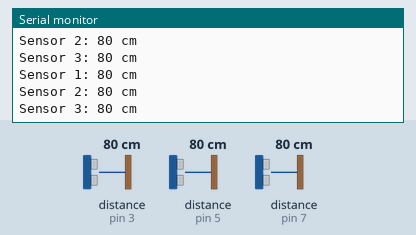
Recording of a sketch running on a simulated Arduino Uno, built with avr-gcc and run on an emulated ATmega328P. Shown: the last lines printed to the serial monitor. Wiring (inferred from the names in the program): 3 × ultrasonic range finder: trigger pin 4, echo pin 3 / trigger pin 6, echo pin 5 / trigger pin 8, echo pin 7. The inputs (shaded band) are chosen by the test bench; at power-on: distance to the obstacle (sensors on pin 3, pin 5, pin 7) 80 cm. The echo pulse lasts 58.3 µs per cm.

Above: at 1.2 s.
1.3 s: distance to the obstacle (sensor on pin 3) set to 2 cm
At 1.93 s:
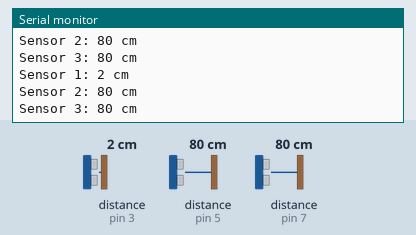
2.8 s: distance to the obstacle (sensor on pin 5) set to 2 cm
At 3.17 s:
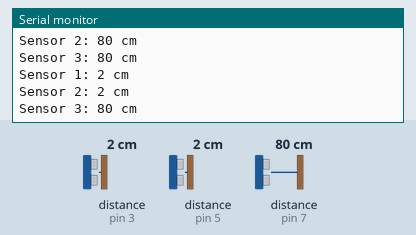
4.3 s: distance to the obstacle (sensor on pin 7) set to 2 cm
At 4.79 s:
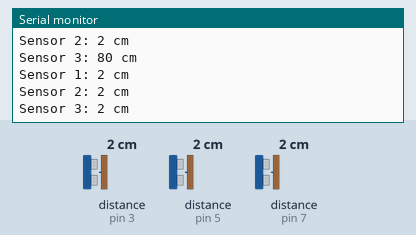
5.8 s: distance to the obstacle (sensor on pin 3) set to 4 cm
At 6.4 s:
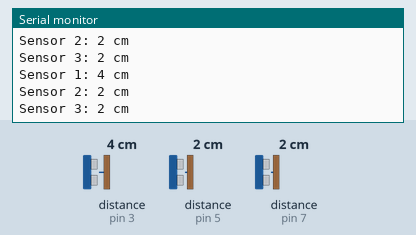
7.3 s: distance to the obstacle (sensor on pin 5) set to 4 cm
At 7.61 s:
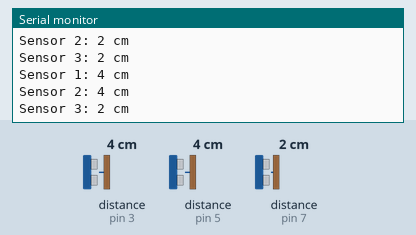
8.8 s: distance to the obstacle (sensor on pin 7) set to 4 cm
At 9.22 s:
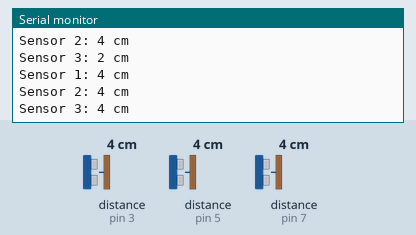
Timing chart, 0 to 11.3 s (numbered marks = the images above; inputs shaded):
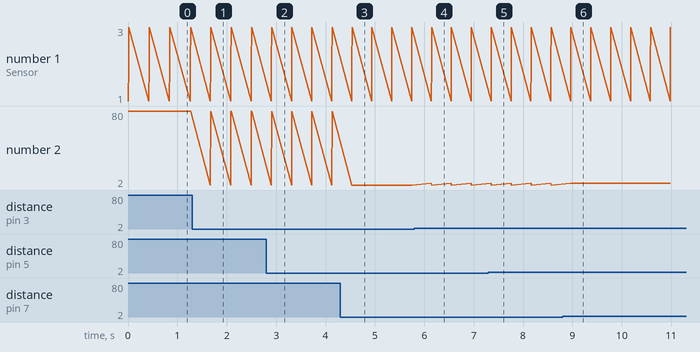

The sketch:

sensor_unit_can.ino
```cpp
#include <mcp_can.h>
#include <SPI.h>

MCP_CAN CAN0(10);     // Set CS to pin 10

#define sensor_01_ECHO_PIN    3
#define sensor_01_TRIGGER_PIN 4
#define sensor_02_ECHO_PIN    5
#define sensor_02_TRIGGER_PIN 6
#define sensor_03_ECHO_PIN    7
#define sensor_03_TRIGGER_PIN 8

#define NUMBER_OF_SENSORS 3

//define the pin number for the buzzer
#define buzzerPin 				 9

int min_dist=2;
int max_dist=200;

struct sensor_data {
  int echo_pin;
  int trig_pin;
  int measured_distance_cm;
};

sensor_data sensor[NUMBER_OF_SENSORS];


void setup() {
  Serial.begin(115200);


  // Initialize MCP2515 running at 16MHz with a baudrate of 500kb/s
  if (CAN0.begin(MCP_ANY, CAN_500KBPS, MCP_16MHZ) == CAN_OK) {
    Serial.println("MCP2515 Initialized Successfully!");
  } else {
    Serial.println("Error Initializing MCP2515...");
  }

  CAN0.setMode(MCP_NORMAL);  // Set CAN to normal mode

  // Set up sensor pins
  sensor[0].echo_pin = sensor_01_ECHO_PIN;
  sensor[0].trig_pin = sensor_01_TRIGGER_PIN;
  sensor[1].echo_pin = sensor_02_ECHO_PIN;
  sensor[1].trig_pin = sensor_02_TRIGGER_PIN;
  sensor[2].echo_pin = sensor_03_ECHO_PIN;
  sensor[2].trig_pin = sensor_03_TRIGGER_PIN;

  for (int i = 0; i < NUMBER_OF_SENSORS; i++) {
    pinMode(sensor[i].echo_pin, INPUT);
    pinMode(sensor[i].trig_pin, OUTPUT);
  }

}

void loop() {
  for (int i = 0; i < NUMBER_OF_SENSORS; i++) {
    digitalWrite(sensor[i].trig_pin, HIGH);
    delayMicroseconds(10);
    digitalWrite(sensor[i].trig_pin, LOW);

    // Measure distance in cm
    sensor[i].measured_distance_cm = pulseIn(sensor[i].echo_pin, HIGH);
    sensor[i].measured_distance_cm = round(sensor[i].measured_distance_cm * 0.0343 / 2.0);

    // Prepare the data to send via CAN (2 bytes)
    byte data[2];
    data[0] = sensor[i].measured_distance_cm >> 8;  // MSB
    data[1] = sensor[i].measured_distance_cm & 0xFF; // LSB

    // Send data via CAN (ID = 0x100 + i, 2 bytes)
    byte sndStat = CAN0.sendMsgBuf(0x100 + i, 0, 2, data);

    // Print sensor distance
    Serial.print("Sensor ");
    Serial.print(i + 1);
    Serial.print(": ");
    Serial.print(sensor[i].measured_distance_cm);
    Serial.println(" cm");
  }

  // // Read sensor distances
  // int sensor1_dist = sensor[0].measured_distance_cm;
  // int sensor2_dist = sensor[1].measured_distance_cm;
  // int sensor3_dist = sensor[2].measured_distance_cm;

  // // Normalize the distance values
  // float normalized1 = normalizedDistance(sensor1_dist);
  // float normalized2 = normalizedDistance(sensor2_dist);
  // float normalized3 = normalizedDistance(sensor3_dist);

  // // Combine the normalized values (average here, can be weighted if necessary)
  // float combinedValue = (normalized1 + normalized2 + normalized3) / 3.0;

  // // Calculate tone frequency and beep interval based on combined value
  // int buzzerFrequency = calculateTone(combinedValue);
  // unsigned long interval = calculateInterval(combinedValue);

  // // Non-blocking buzzer control using millis()
  // static unsigned long previousMillis = 0;
  // unsigned long currentMillis = millis();

  // if (currentMillis - previousMillis >= interval) {
  //   previousMillis = currentMillis;

  //   // Toggle the buzzer
  //   if (digitalRead(buzzerPin) == LOW) {
  //     tone(buzzerPin, buzzerFrequency);  // Play tone based on combined sensor value
  //   } else {
  //     noTone(buzzerPin);  // Stop the buzzer
  //   }
  // }

    delay(400);

}


// float normalizedDistance(int sensorValue) {
//   // Normalize the sensor distance to a 0-1 range
//   return (float)(sensorValue - min_dist) / (max_dist - min_dist);
// }

// unsigned long calculateInterval(float combinedValue) {
//   // Map combined value to a beep interval (100ms to 1000ms)
//   return map(combinedValue * 100, 0, 100, 100, 1000);
// }

// int calculateTone(float combinedValue) {
//   // Map combined value to a buzzer frequency (1000Hz to 2000Hz)
//   return map(combinedValue * 100, 0, 100, 1000, 500);
// }
```

Measured:
- after the input at 1.3 s, the serial monitor: prints a new line after 0.37 s (image 1)
- after the input at 2.8 s, the serial monitor: prints a new line after 0.11 s (image 2)
- after the input at 4.3 s, the serial monitor: prints a new line after 0.24 s (image 3)
- after the input at 5.8 s, the serial monitor: prints a new line after 0.35 s (image 4)
- after the input at 7.3 s, the serial monitor: prints a new line after 0.06 s (image 5)
- after the input at 8.8 s, the serial monitor: prints a new line after 0.17 s (image 6)
